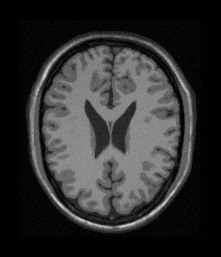
#> input picture images/BrainT1.bmp, 221 x 257 px
$ python mixed_registration_demo.py
#> lines starting #> are read from the running program, lines starting #| are printed output that depends on the picture
### 07_image_registration/image_registration.py
import numpy as np
import matplotlib.pyplot as plt
from scipy import signal, ndimage
import os
import cv2
from skimage import data

def load_brain_images():
    """
    Load the brain MRI test images.
    For this example, we'll use the camera image twice with different transformations
    as a placeholder for the actual brain images.

    Returns:
    --------
    tuple
        (brain1, brain2) - The two brain images to be registered
    """
    # Build absolute paths to the images directory
    script_dir = os.path.dirname(__file__)
    images_dir = os.path.abspath(os.path.join(script_dir, '..', 'images'))
    img1_path = os.path.join(images_dir, 'BrainT1.bmp')
    img2_path = os.path.join(images_dir, 'BrainT1bis.bmp')
    img1 = cv2.imread(img1_path, cv2.IMREAD_GRAYSCALE)
    img2 = cv2.imread(img2_path, cv2.IMREAD_GRAYSCALE)
    if img1 is not None and img2 is not None:
        return img1, img2

    # Fallback to synthetic camera image if the real brain images are unavailable
    print("Warning: Could not load BrainT1 images, using synthetic camera image...")
    img = data.camera()
    brain1 = img[::4, ::4]  # Downsample for faster processing

    # Create brain2 by applying a small rotation and translation
    rows, cols = brain1.shape
    M = cv2.getRotationMatrix2D((cols/2, rows/2), 15, 1)
    M[0, 2] += 20
    M[1, 2] += 10
    brain2 = cv2.warpAffine(brain1, M, (cols, rows))
    return brain1, brain2

def rigid_registration(data1, data2):
    """
    Estimate rigid transformation (rotation + translation) between two point sets
    using SVD method.

    Parameters:
    -----------
    data1 : ndarray
        First set of points (nx2 array)
    data2 : ndarray
        Second set of points (nx2 array)

    Returns:
    --------
    tuple
        (R, t) - Rotation matrix and translation vector
    """
    # Convert to numpy arrays
    data1 = np.array(data1)
    data2 = np.array(data2)

    # Calculate centroids
    centroid1 = np.mean(data1, axis=0)
    centroid2 = np.mean(data2, axis=0)

    # Center the point sets
    centered1 = data1 - centroid1
    centered2 = data2 - centroid2

    # Calculate correlation matrix K
    K = np.dot(centered2.T, centered1)

    # SVD decomposition
    U, _, Vt = np.linalg.svd(K)

    # Calculate rotation matrix
    R = np.dot(U, Vt)

    # Ensure proper rotation matrix (determinant = 1)
    if np.linalg.det(R) < 0:
        Vt[-1, :] *= -1
        R = np.dot(U, Vt)

    # Calculate translation
    t = centroid2 - np.dot(R, centroid1)

    return R, t

def apply_transform(points, R, t):
    """
    Apply rigid transformation to points.

    Parameters:
    -----------
    points : ndarray
        Points to transform (nx2 array)
    R : ndarray
        2x2 rotation matrix
    t : ndarray
        Translation vector

    Returns:
    --------
    ndarray
        Transformed points
    """
    return np.dot(points, R.T) + t

# [75 lines left out: functions find_closest_points, icp_registration, not called in this run]

def extract_control_points(image, n_points=4):
    """
    Extract control points from image using Harris corner detector.

    Parameters:
    -----------
    image : ndarray
        Input image
    n_points : int
        Number of points to extract

    Returns:
    --------
    ndarray
        Array of control points (nx2)
    """
    # Convert to float32 for corner detection
    gray = np.float32(image)
    # Detect corners (returns None if no corners found)
    corners = cv2.goodFeaturesToTrack(gray, n_points, 0.01, 10)
    if corners is None:
        # Return empty array if no corners detected
        return np.empty((0, 2), dtype=int)
    # Reshape and convert to integer coordinates
    points = corners.reshape(-1, 2).astype(int)
    return points

# [84 lines left out: functions visualize_registration, main, not called in this run]

# [2 lines that do not run on import are left out]

### 07_image_registration/mixed_registration_demo.py
import numpy as np
import matplotlib.pyplot as plt
import cv2
import os
from image_registration import load_brain_images, extract_control_points, rigid_registration, apply_transform

"""
Simulate mixing of control points and perform single rigid registration.
This demonstrates the incorrect registration when points are permuted, illustrating Figure 25.4.
"""

def main():
    # Prepare output directory
    output_dir = '../plots/TP7_Registration'
    os.makedirs(output_dir, exist_ok=True)

    # Load test images
    img1, img2 = load_brain_images()
#> in load_brain_images, img1 is the input picture: shape (257, 221); min 1, max 210, mean 47
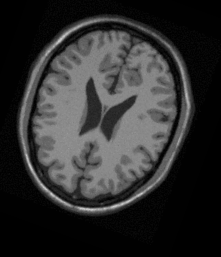
#> input picture images/BrainT1bis.bmp, 221 x 257 px
#> in load_brain_images, img2 is the input picture: shape (257, 221); min 0, max 202, mean 46.5

    # Detect a small set of control points (e.g., 4)
    n_points = 4
    points1 = extract_control_points(img1, n_points)
#> in extract_control_points, `corners = cv2.goodFeaturesToTrack(gray, n_points, 0.01, 10)`: corners = [[86, 100], [95, 157], [124, 153], [135, 101]]
#> points1 = [[86, 100], [95, 157], [124, 153], [135, 101]]
    points2 = extract_control_points(img2, n_points)
#> points2 = [[80, 134], [135, 96], [108, 139], [91, 78]]

    # 1) Random permutation of points1
    perm = np.random.permutation(n_points)
    points1_perm = points1[perm]
#> points1_perm = [[124, 153], [135, 101], [95, 157], [86, 100]]

    # 2) Estimate rigid transformation T once with permuted points
    R, t = rigid_registration(points1_perm, points2)
#> in rigid_registration, `data2 = np.array(data2)`: data2 = [[80, 134], [135, 96], [108, 139], [91, 78]]
#> in rigid_registration, `centroid1 = np.mean(data1, axis=0)`: centroid1 = [110, 127.8]
#> in rigid_registration, `centroid2 = np.mean(data2, axis=0)`: centroid2 = [103.5, 111.8]
#> in rigid_registration, `centered1 = data1 - centroid1`: centered1 = [[14, 25.25], [25, -26.75], [-15, 29.25], [-24, -27.75]]
#> in rigid_registration, `centered2 = data2 - centroid2`: centered2 = [[-23.5, 22.25], [31.5, -15.75], [4.5, 27.25], [-12.5, -33.75]]
#> in rigid_registration, `K = np.dot(centered2.T, centered1)`: K = [[691, -957.5], [319, 2716.8]]
#> in rigid_registration, `U, _, Vt = np.linalg.svd(K)`: U = [[-0.326, 0.945], [0.945, 0.326]]; Vt = [[0.0265, 1], [1, -0.0265]]
#> in rigid_registration, `R = np.dot(U, Vt)`: R = [[0.936, -0.351], [0.351, 0.936]]
#> in rigid_registration, `t = centroid2 - np.dot(R, centroid1)`: t = [45.3, -46.47]
#> R = [[0.936, -0.351], [0.351, 0.936]]; t = [45.3, -46.47]

    # 3) Apply transform to permuted points
    transformed = apply_transform(points1_perm, R, t)
#> transformed = [[107.8, 140.3], [136.3, 95.47], [79.19, 133.9], [90.76, 77.34]]

    # Visualize matching vs permuted registration
    fig, axes = plt.subplots(1, 2, figsize=(12, 6))
    axes[0].imshow(img2, cmap='gray')
    axes[0].plot(points2[:,0], points2[:,1], 'b.', label='Original points')
    axes[0].plot(points1_perm[:,0], points1_perm[:,1], 'r.', label='Permuted source')
    axes[0].set_title('Permutation of Points')
    axes[0].legend()
    axes[0].axis('off')

    # 4) Warp image with incorrect single registration
    M = np.hstack((R, t.reshape(2,1)))
#> M = [[0.936, -0.351, 45.3], [0.351, 0.936, -46.47]]
    h, w = img1.shape
#> h = 257; w = 221
    bad_registered = cv2.warpAffine(img1, M, (w, h))

    axes[1].imshow(img2, cmap='gray')
    axes[1].imshow(bad_registered, cmap='jet', alpha=0.5)
    axes[1].set_title('Result of Single Registration\n(With Permutation)')
    axes[1].axis('off')

    plt.tight_layout()
    save_path = os.path.join(output_dir, 'mixed_registration_result.png')
    plt.savefig(save_path, dpi=300)
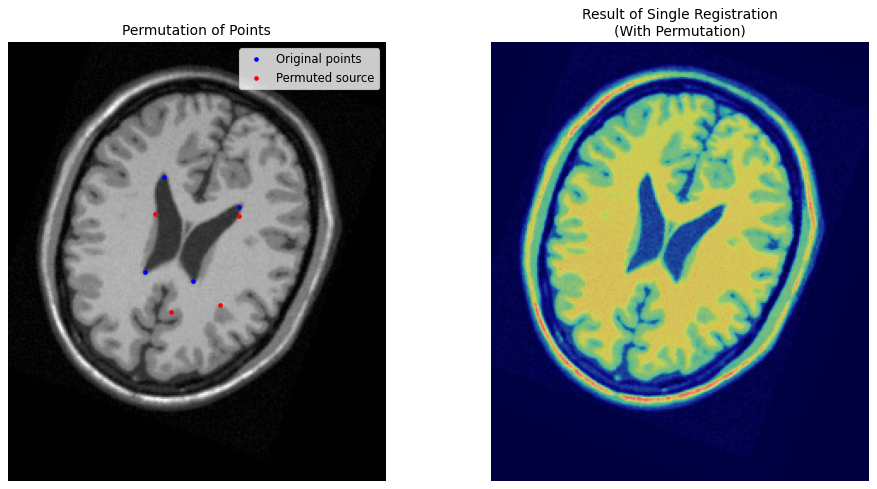
#> figure drawn by matplotlib, 2 panels
    plt.show()
    print(f'Mixed registration result saved to {save_path}')

if __name__ == '__main__':
    main()
